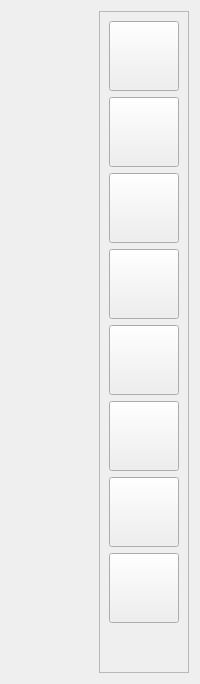
     <widget class="QWidget" name="mode">
      <layout class="QHBoxLayout" name="horizontalLayout_7">
       <item>
        <spacer name="horizontalSpacer_11">
         <property name="orientation">
          <enum>Qt::Orientation::Horizontal</enum>
         </property>
         <property name="sizeHint" stdset="0">
          <size>
           <width>40</width>
           <height>20</height>
          </size>
         </property>
        </spacer>
       </item>
       <item>
        <widget class="QFrame" name="TASKBAR_FRAME">
         <property name="frameShape">
          <enum>QFrame::Shape::StyledPanel</enum>
         </property>
         <property name="frameShadow">
          <enum>QFrame::Shadow::Raised</enum>
         </property>
         <layout class="QVBoxLayout" name="verticalLayout_2">
          <item>
           <widget class="QPushButton" name="IDC_ASSISTANT">
            <property name="minimumSize">
             <size>
              <width>70</width>
              <height>70</height>
             </size>
            </property>
            <property name="maximumSize">
             <size>
              <width>70</width>
              <height>70</height>
             </size>
            </property>
            <property name="text">
             <string/>
            </property>
            <property name="icon">
             <iconset resource="resource.qrc">
              <normaloff>:/icon/img/Assistant.png</normaloff>:/icon/img/Assistant.png</iconset>
            </property>
            <property name="iconSize">
             <size>
              <width>65</width>
              <height>65</height>
             </size>
            </property>
           </widget>
          </item>
          <item>
           <widget class="QPushButton" name="IDC_APP1">
            <property name="minimumSize">
             <size>
              <width>70</width>
              <height>70</height>
             </size>
            </property>
            <property name="maximumSize">
             <size>
              <width>70</width>
              <height>70</height>
             </size>
            </property>
            <property name="text">
             <string/>
            </property>
           </widget>
          </item>
          <item>
           <widget class="QPushButton" name="IDC_APP2">
            <property name="minimumSize">
             <size>
              <width>70</width>
              <height>70</height>
             </size>
            </property>
            <property name="maximumSize">
             <size>
              <width>70</width>
              <height>70</height>
             </size>
            </property>
            <property name="text">
             <string/>
            </property>
           </widget>
          </item>
          <item>
           <widget class="QPushButton" name="IDC_APP3">
            <property name="minimumSize">
             <size>
              <width>70</width>
              <height>70</height>
             </size>
            </property>
            <property name="maximumSize">
             <size>
              <width>70</width>
              <height>70</height>
             </size>
            </property>
            <property name="text">
             <string/>
            </property>
           </widget>
          </item>
          <item>
           <widget class="QPushButton" name="IDC_APP4">
            <property name="minimumSize">
             <size>
              <width>70</width>
              <height>70</height>
             </size>
            </property>
            <property name="maximumSize">
             <size>
              <width>70</width>
              <height>70</height>
             </size>
            </property>
            <property name="text">
             <string/>
            </property>
           </widget>
          </item>
          <item>
           <widget class="QPushButton" name="IDC_APP5">
            <property name="minimumSize">
             <size>
              <width>70</width>
              <height>70</height>
             </size>
            </property>
            <property name="maximumSize">
             <size>
              <width>70</width>
              <height>70</height>
             </size>
            </property>
            <property name="text">
             <string/>
            </property>
           </widget>
          </item>
          <item>
           <widget class="QPushButton" name="IDC_APP6">
            <property name="minimumSize">
             <size>
              <width>70</width>
              <height>70</height>
             </size>
            </property>
            <property name="maximumSize">
             <size>
              <width>70</width>
              <height>70</height>
             </size>
            </property>
            <property name="text">
             <string/>
            </property>
           </widget>
          </item>
          <item>
           <widget class="QPushButton" name="IDC_QUIT">
            <property name="minimumSize">
             <size>
              <width>70</width>
              <height>70</height>
             </size>
            </property>
            <property name="maximumSize">
             <size>
              <width>70</width>
              <height>70</height>
             </size>
            </property>
            <property name="text">
             <string/>
            </property>
            <property name="icon">
             <iconset resource="resource.qrc">
              <normaloff>:/icon/img/ExitArrera.png</normaloff>:/icon/img/ExitArrera.png</iconset>
            </property>
            <property name="iconSize">
             <size>
              <width>65</width>
              <height>65</height>
             </size>
            </property>
           </widget>
          </item>
          <item>
           <spacer name="verticalSpacer_5">
            <property name="orientation">
             <enum>Qt::Orientation::Vertical</enum>
            </property>
            <property name="sizeHint" stdset="0">
             <size>
              <width>20</width>
              <height>40</height>
             </size>
            </property>
           </spacer>
          </item>
         </layout>
        </widget>
       </item>
      </layout>
     </widget>
